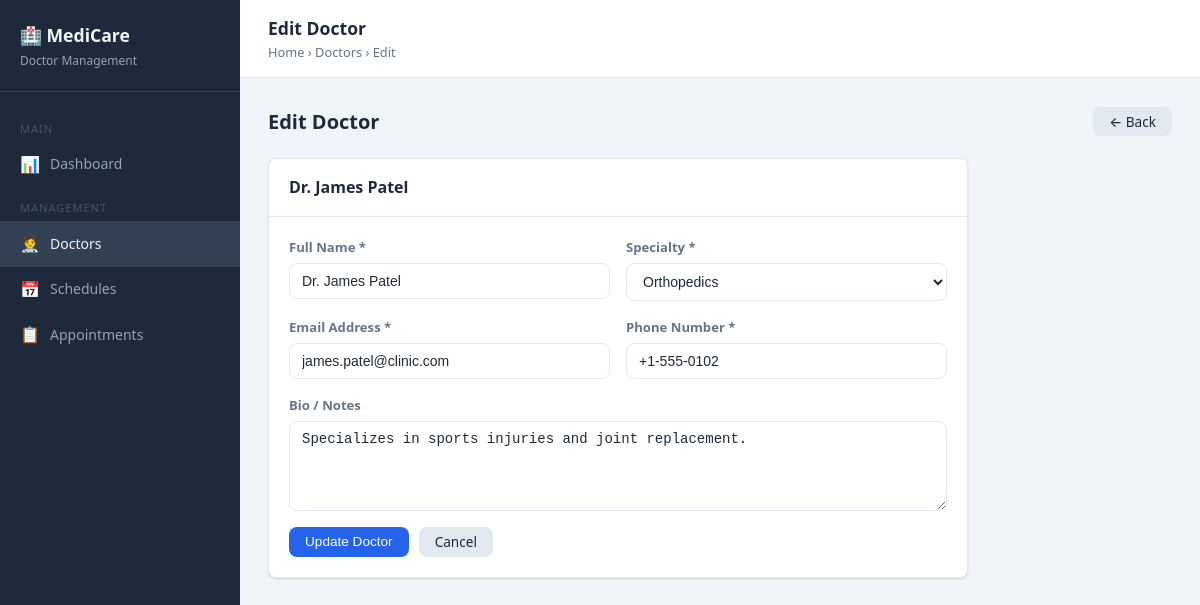
/doctors/edit.php?id=2, run on the app's committed database.
### tables this page shows
CREATE TABLE IF NOT EXISTS doctors (
    id INT AUTO_INCREMENT PRIMARY KEY,
    name VARCHAR(150) NOT NULL,
    specialty VARCHAR(100) NOT NULL,
    email VARCHAR(150) UNIQUE NOT NULL,
    phone VARCHAR(20) NOT NULL,
    bio TEXT,
    created_at TIMESTAMP DEFAULT CURRENT_TIMESTAMP,
    updated_at TIMESTAMP DEFAULT CURRENT_TIMESTAMP ON UPDATE CURRENT_TIMESTAMP
);

### src/doctors/edit.php (the view, shortened to what this page needs)
<?php
$db = getDB();
$id = (int)($_GET['id'] ?? 0);
$doctor = $db->prepare('SELECT * FROM doctors WHERE id = ?');
$doctor->execute([$id]);
$doctor = $doctor->fetch();
$values = $doctor;
$specialties = [
    'Cardiology','Dermatology','Emergency Medicine','Endocrinology',
    'Gastroenterology','General Practice','Geriatrics','Hematology',
    'Infectious Disease','Internal Medicine','Nephrology','Neurology',
    'Obstetrics & Gynecology','Oncology','Ophthalmology','Orthopedics',
    'Otolaryngology','Pediatrics','Psychiatry','Pulmonology',
    'Radiology','Rheumatology','Surgery','Urology',
];
include __DIR__ . '/../includes/header.php';
?>
<div class="page-header">
  <h2>Edit Doctor</h2>
  <a href="/doctors/" class="btn btn-secondary">&#x2190; Back</a>
</div>
<div class="card" style="max-width:700px">
  <div class="card-header"><h3><?= htmlspecialchars($doctor['name']) ?></h3></div>
  <div class="card-body">
    <form method="POST" novalidate>
      <div class="form-grid">
        <div class="form-group">
          <label for="name">Full Name *</label>
          <input id="name" name="name" type="text" value="<?= htmlspecialchars($values['name']) ?>" required>
        </div>
        <div class="form-group">
          <label for="specialty">Specialty *</label>
          <select id="specialty" name="specialty" required>
            <?php foreach ($specialties as $sp): ?>
              <option value="<?= $sp ?>" <?= $values['specialty'] === $sp ? 'selected' : '' ?>><?= $sp ?></option>
            <?php endforeach; ?>
          </select>
        </div>
        <div class="form-group">
          <label for="email">Email Address *</label>
          <input id="email" name="email" type="email" value="<?= htmlspecialchars($values['email']) ?>" required>
        </div>
        <div class="form-group">
          <label for="phone">Phone Number *</label>
          <input id="phone" name="phone" type="tel" value="<?= htmlspecialchars($values['phone']) ?>" required>
        </div>
        <div class="form-group full">
          <label for="bio">Bio / Notes</label>
          <textarea id="bio" name="bio"><?= htmlspecialchars($values['bio']) ?></textarea>
        </div>
      </div>
      <div class="form-actions" style="margin-top:16px">
        <button type="submit" class="btn btn-primary">Update Doctor</button>
        <a href="/doctors/" class="btn btn-secondary">Cancel</a>
      </div>
    </form>
  </div>
</div>
<?php include __DIR__ . '/../includes/footer.php'; ?>

### src/css/style.css (style rules this page uses)
*, *::before, *::after { box-sizing: border-box; margin: 0; padding: 0; }
:root { --primary: #2563eb; --primary-dk: #1d4ed8; --secondary: #64748b; --success: #16a34a; --warning: #d97706; --danger: #dc2626; --info: #0891b2; --bg: #f1f5f9; --surface: #ffffff; --border: #e2e8f0; --text: #1e293b; --text-muted: #64748b; --radius: 8px; --shadow: 0 1px 3px rgba(0,0,0,.08), 0 1px 2px rgba(0,0,0,.06); --shadow-md: 0 4px 6px rgba(0,0,0,.07), 0 2px 4px rgba(0,0,0,.06); }
body { font-family: 'Segoe UI', system-ui, -apple-system, sans-serif; background: var(--bg); color: var(--text); font-size: 15px; line-height: 1.6; }
a { color: var(--primary); text-decoration: none; }
.card { background: var(--surface); border: 1px solid var(--border); border-radius: var(--radius); box-shadow: var(--shadow); }
.card-header { padding: 16px 20px; border-bottom: 1px solid var(--border); display: flex; align-items: center; justify-content: space-between; gap: 12px; }
.card-header h3 { font-size: 1rem; font-weight: 600; }
.card-body { padding: 20px; }
.btn { display: inline-flex; align-items: center; gap: 6px; padding: 8px 16px; border-radius: var(--radius); border: none; cursor: pointer; font-size: .85rem; font-weight: 500; line-height: 1; white-space: nowrap; transition: filter .15s, opacity .15s; text-decoration: none; }
.btn-primary { background: var(--primary); color: #fff; }
.btn-secondary { background: #e2e8f0; color: var(--text); }
.form-grid { display: grid; grid-template-columns: repeat(auto-fit, minmax(240px, 1fr)); gap: 16px; }
.form-group { display: flex; flex-direction: column; gap: 5px; }
.form-group.full { grid-column: 1 / -1; }
label { font-size: .82rem; font-weight: 600; color: var(--text-muted); }
input, select, textarea { padding: 9px 12px; border: 1px solid var(--border); border-radius: var(--radius); font-size: .875rem; color: var(--text); background: var(--surface); transition: border-color .15s, box-shadow .15s; width: 100%; }
textarea { resize: vertical; min-height: 90px; }
.form-actions { display: flex; gap: 10px; margin-top: 8px; }
.page-header { display: flex; align-items: center; justify-content: space-between; margin-bottom: 20px; }
.page-header h2 { font-size: 1.25rem; font-weight: 700; }

### data on the page
doctors: name "Dr. James Patel", specialty "Orthopedics", email "james.patel@clinic.com", phone "+1-555-0102", bio "Specializes in sports injuries and joint replacement."

### other printed values
$pageTitle "Edit Doctor"
$label "Doctors"
$label "Edit"
